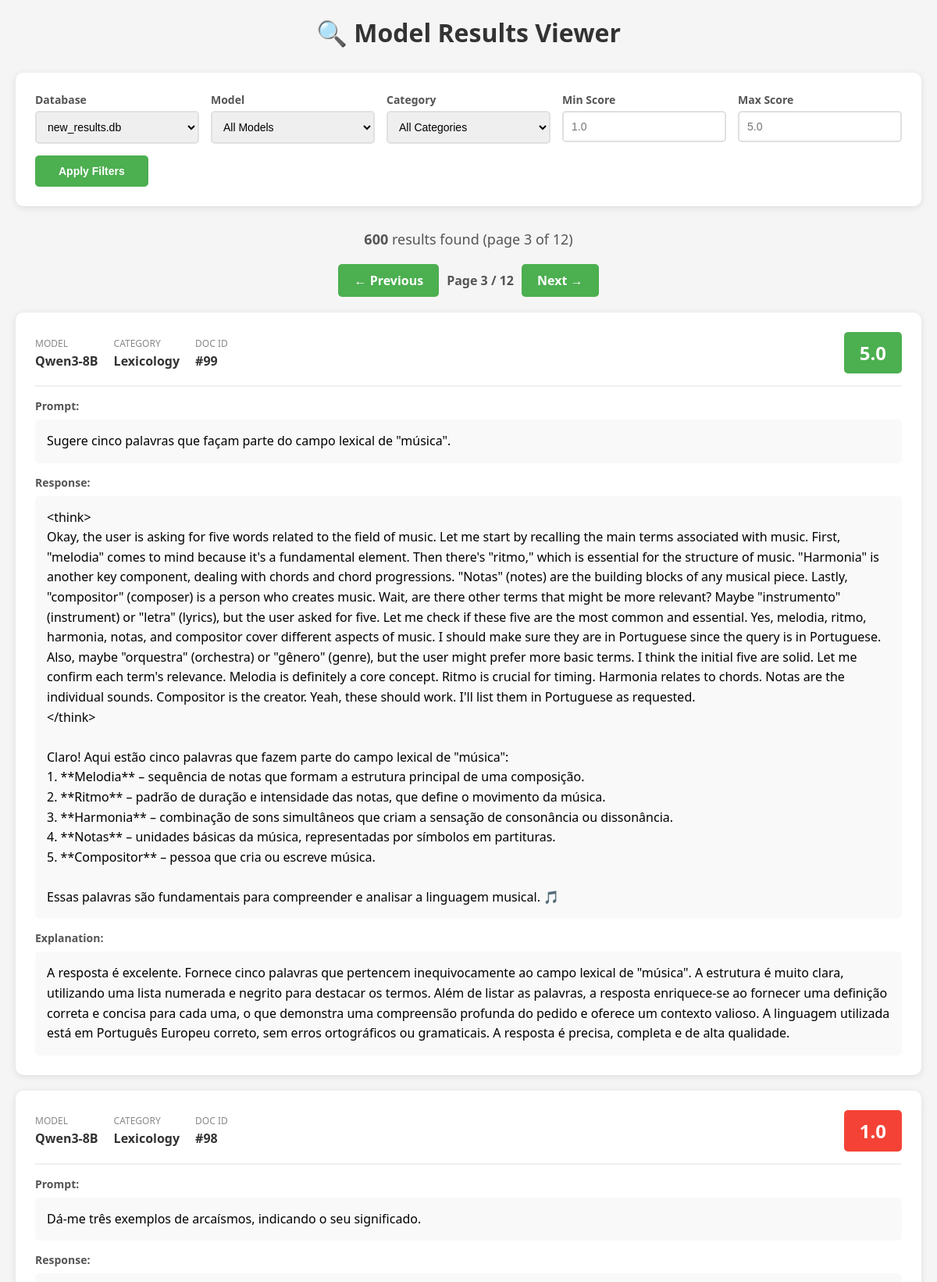
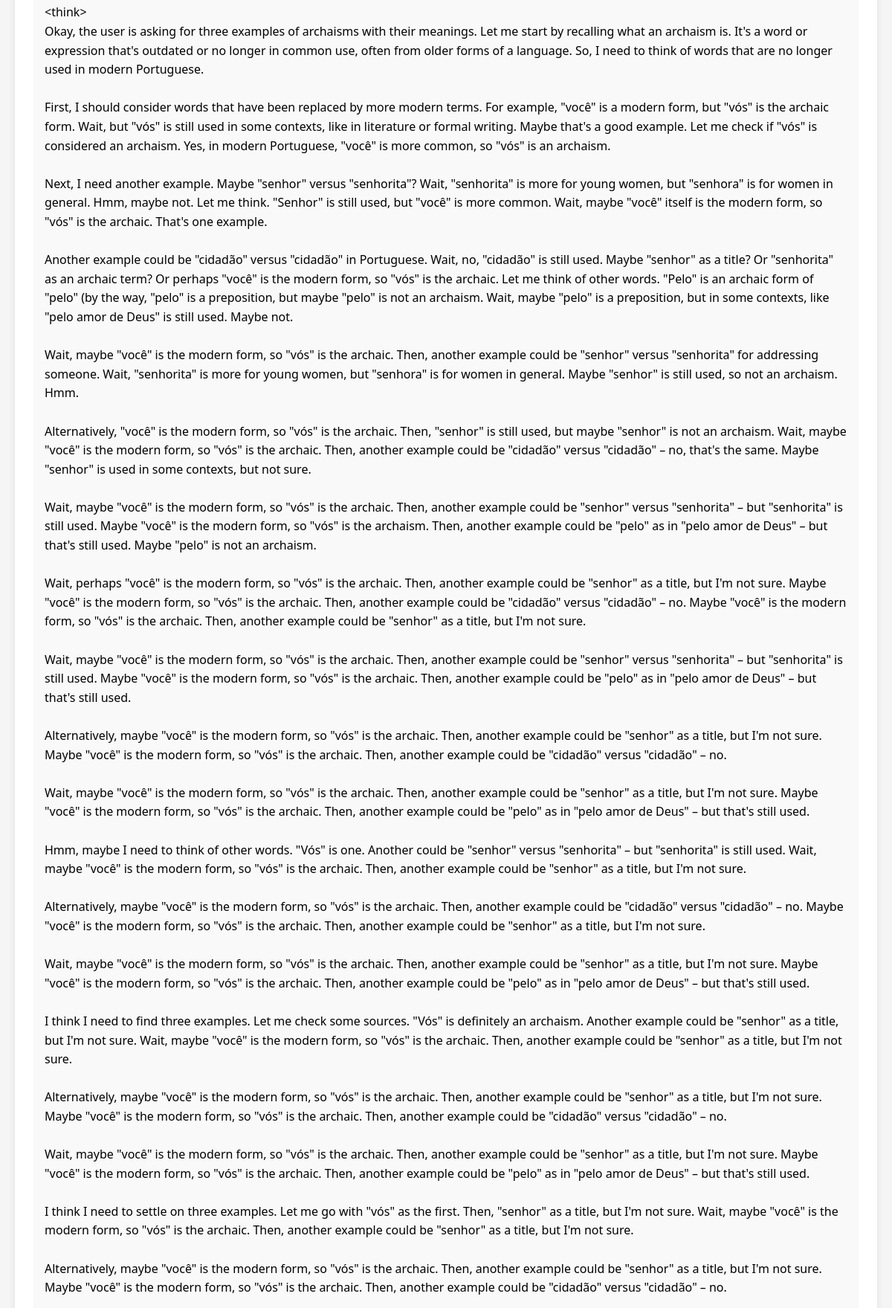
Page /?db=new_results.db&model=&category=&min_score=&max_score=&page=3 (upper part) on the committed database (2 pictures, top to bottom).
### tables this page shows
CREATE TABLE results (
    id INTEGER PRIMARY KEY AUTOINCREMENT,
    model_name TEXT,
    doc_id INTEGER,
    doc_internal_id INTEGER,
    category TEXT,
    prompt TEXT,
    response TEXT,
    score REAL,
    explanation TEXT
);

### main.py (the view)
@app.route('/')
def index():
    conn = get_db()
    cursor = conn.cursor()
    models = cursor.execute('SELECT DISTINCT model_name FROM results ORDER BY model_name').fetchall()
    categories = cursor.execute('SELECT DISTINCT category FROM results ORDER BY category').fetchall()
    selected_db = request.args.get('db', 'new_results.db')
    selected_model = request.args.get('model', '')
    selected_category = request.args.get('category', '')
    min_score = request.args.get('min_score', '')
    max_score = request.args.get('max_score', '')
    page = int(request.args.get('page', 1))
    dbs = [f for f in os.listdir('.') if f.endswith('.db')]
    query = 'SELECT * FROM results WHERE 1=1'
    params = []
    if selected_model:
        query += ' AND model_name = ?'
        params.append(selected_model)
    if selected_category:
        query += ' AND category = ?'
        params.append(selected_category)
    if min_score:
        query += ' AND score >= ?'
        params.append(float(min_score))
    if max_score:
        query += ' AND score <= ?'
        params.append(float(max_score))
    count_query = query.replace('SELECT *', 'SELECT COUNT(*)')
    total_count = cursor.execute(count_query, params).fetchone()[0]
    per_page = 50
    offset = (page - 1) * per_page
    total_pages = (total_count + per_page - 1) // per_page
    query += f' ORDER BY id DESC LIMIT {per_page} OFFSET {offset}'
    results = cursor.execute(query, params).fetchall()
    conn.close()
    return render_template('index.html',
                         results=results,
                         total_count=total_count,
                         page=page,
                         total_pages=total_pages,
                         models=models,
                         categories=categories,
                         dbs=dbs,
                         selected_db=selected_db,
                         selected_model=selected_model,
                         selected_category=selected_category,
                         min_score=min_score,
                         max_score=max_score)

### main.py (called while the page is built)
def get_db():
    db_name = request.args.get('db', 'new_results.db')
    if not os.path.exists(db_name):
        db_name = 'new_results.db'
    conn = sqlite3.connect(db_name)
    conn.row_factory = sqlite3.Row
    return conn

### templates/index.html (shortened to what this page needs)
<!DOCTYPE html>
<html lang="pt">
<head>
</head>
<body>
    <div class="container">
        <h1>🔍 Model Results Viewer</h1>
        <div class="filters">
            <form method="GET">
                <div class="filter-row">
                    <div class="filter-group">
                        <label>Database</label>
                        <select name="db" onchange="this.form.submit()">
                            {% for db in dbs %}
                            <option value="{{ db }}" {% if selected_db == db %}selected{% endif %}>{{ db }}</option>
                            {% endfor %}
                        </select>
                    </div>
                    <div class="filter-group">
                        <label>Model</label>
                        <select name="model">
                            <option value="">All Models</option>
                        </select>
                    </div>
                    <div class="filter-group">
                        <label>Category</label>
                        <select name="category">
                            <option value="">All Categories</option>
                        </select>
                    </div>
                    <div class="filter-group">
                        <label>Min Score</label>
                        <input type="number" name="min_score" min="1" max="5" step="0.1" value="{{ min_score }}" placeholder="1.0">
                    </div>
                    <div class="filter-group">
                        <label>Max Score</label>
                        <input type="number" name="max_score" min="1" max="5" step="0.1" value="{{ max_score }}" placeholder="5.0">
                    </div>
                </div>
                <button type="submit">Apply Filters</button>
            </form>
        </div>
        <div style="text-align: center; margin-bottom: 20px; font-size: 18px; color: #555;">
            <strong>{{ total_count }}</strong> results found (page {{ page }} of {{ total_pages }})
        </div>
        {% if total_pages > 1 %}
        <div style="text-align: center; margin-bottom: 20px;">
            <div style="display: inline-flex; gap: 10px; align-items: center;">
                {% if page > 1 %}
                <a href="?db={{ selected_db }}&model={{ selected_model }}&category={{ selected_category }}&min_score={{ min_score }}&max_score={{ max_score }}&page={{ page - 1 }}"
                   style="padding: 10px 20px; background: #4CAF50; color: white; text-decoration: none; border-radius: 5px; font-weight: 600;">← Previous</a>
                {% endif %}
                <span style="color: #555; font-weight: 600;">Page {{ page }} / {{ total_pages }}</span>
                {% if page < total_pages %}
                <a href="?db={{ selected_db }}&model={{ selected_model }}&category={{ selected_category }}&min_score={{ min_score }}&max_score={{ max_score }}&page={{ page + 1 }}"
                   style="padding: 10px 20px; background: #4CAF50; color: white; text-decoration: none; border-radius: 5px; font-weight: 600;">Next →</a>
                {% endif %}
            </div>
        </div>
        {% endif %}
        <div class="results">
            {% if results %}
                {% for result in results %}
                <div class="result-card">
                    <div class="result-header">
                        <div class="result-meta">
                            <div class="meta-item">
                                <span class="meta-label">Model</span>
                                <span class="meta-value">{{ result.model_name }}</span>
                            </div>
                            <div class="meta-item">
                                <span class="meta-label">Category</span>
                                <span class="meta-value">{{ result.category }}</span>
                            </div>
                            <div class="meta-item">
                                <span class="meta-label">Doc ID</span>
                                <span class="meta-value">#{{ result.doc_internal_id }}</span>
                            </div>
                        </div>
                        <div class="score score-{{ result.score|int }}">{{ result.score }}</div>
                    </div>
                    <div class="content-section">
                        <div class="content-label">Prompt:</div>
                        <div class="content-text">{{ result.prompt }}</div>
                    </div>
                    <div class="content-section">
                        <div class="content-label">Response:</div>
                        <div class="content-text">{{ result.response }}</div>
                    </div>
                    {% if result.explanation %}
                    <div class="content-section">
                        <div class="content-label">Explanation:</div>
                        <div class="content-text">{{ result.explanation }}</div>
                    </div>
                    {% endif %}
                </div>
                {% endfor %}
            {% else %}
                <div class="no-results">No results found. Try adjusting your filters.</div>
            {% endif %}
        </div>
    </div>
</body>
</html>

### templates/index.html (style rules this page uses)
* { margin: 0; padding: 0; box-sizing: border-box; }
body { font-family: 'Segoe UI', Tahoma, Geneva, Verdana, sans-serif; background: #f5f5f5; padding: 20px; }
.container { max-width: 1400px; margin: 0 auto; }
h1 { color: #333; margin-bottom: 30px; text-align: center; }
.filters { background: white; padding: 25px; border-radius: 10px; box-shadow: 0 2px 10px rgba(0,0,0,0.1); margin-bottom: 30px; }
.filter-row { display: grid; grid-template-columns: repeat(auto-fit, minmax(200px, 1fr)); gap: 15px; margin-bottom: 15px; }
.filter-group { display: flex; flex-direction: column; }
label { font-weight: 600; color: #555; margin-bottom: 5px; font-size: 14px; }
select, input { padding: 10px; border: 2px solid #e0e0e0; border-radius: 5px; font-size: 14px; }
button { background: #4CAF50; color: white; padding: 12px 30px; border: none; border-radius: 5px; cursor: pointer; font-size: 14px; font-weight: 600; }
.results { display: grid; gap: 20px; }
.result-card { background: white; padding: 25px; border-radius: 10px; box-shadow: 0 2px 10px rgba(0,0,0,0.1); }
.result-header { display: flex; justify-content: space-between; align-items: center; margin-bottom: 15px; padding-bottom: 15px; border-bottom: 2px solid #f0f0f0; }
.result-meta { display: flex; gap: 20px; flex-wrap: wrap; }
.meta-item { display: flex; flex-direction: column; }
.meta-label { font-size: 12px; color: #888; text-transform: uppercase; }
.meta-value { font-weight: 600; color: #333; margin-top: 3px; }
.score { font-size: 24px; font-weight: bold; padding: 10px 20px; border-radius: 5px; }
.score-5 { background: #4CAF50; color: white; }
.score-1 { background: #F44336; color: white; }
.content-section { margin-top: 15px; }
.content-label { font-weight: 600; color: #555; margin-bottom: 8px; font-size: 14px; }
.content-text { background: #f9f9f9; padding: 15px; border-radius: 5px; line-height: 1.6; white-space: pre-wrap; }

### rows in the picture
results: model_name "Qwen3-8B", category "Lexicology", doc_internal_id "99", score "5.0", prompt "Sugere cinco palavras que façam parte do campo lexical de \"música\".", response "<think> Okay, the user is asking for five words related to the field of music. Let me start by recalling the main terms associated with music. First, \"melodia\" comes to mind because it's a fundamental element. Then there's \"ritmo,\" which is essential for the structure of music. \"Harmonia\" is another key component, dealing with chords and chord progressions. \"Notas\" (notes) are the building blocks of any musical piece. Lastly, \"compositor\" (composer) is a person who creates music. Wait, are there other terms that might be more relevant? Maybe \"instrumento\" (instrument) or \"letra\" (lyrics), but the user asked for five. Let me check if these five are the most common and essential. Yes,…", explanation "A resposta é excelente. Fornece cinco palavras que pertencem inequivocamente ao campo lexical de \"música\". A estrutura é muito clara, utilizando uma lista numerada e negrito para destacar os termos. Além de listar as palavras, a resposta enriquece-se ao fornecer uma definição correta e concisa para cada uma, o que demonstra uma compreensão profunda do pedido e oferece um contexto valioso. A linguagem utilizada está em Português Europeu correto, sem erros ortográficos ou gramaticais. A resposta é precisa, completa e de alta qualidade."
results: model_name "Qwen3-8B", category "Lexicology", doc_internal_id "98", score "1.0", prompt "Dá-me três exemplos de arcaísmos, indicando o seu significado."

### other values in the picture
{{ total_count }} "600"
{{ page }} "3"
{{ total_pages }} "12"
form field db "new_results.db"
